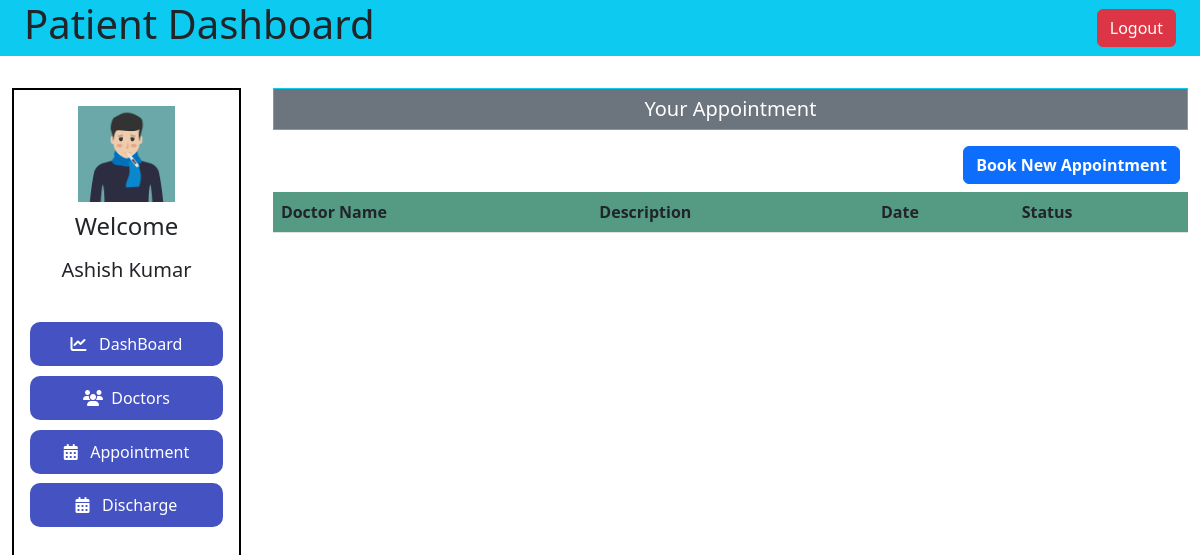
Page /patient-dash-appointment/ (signed in) on the earlier database version.
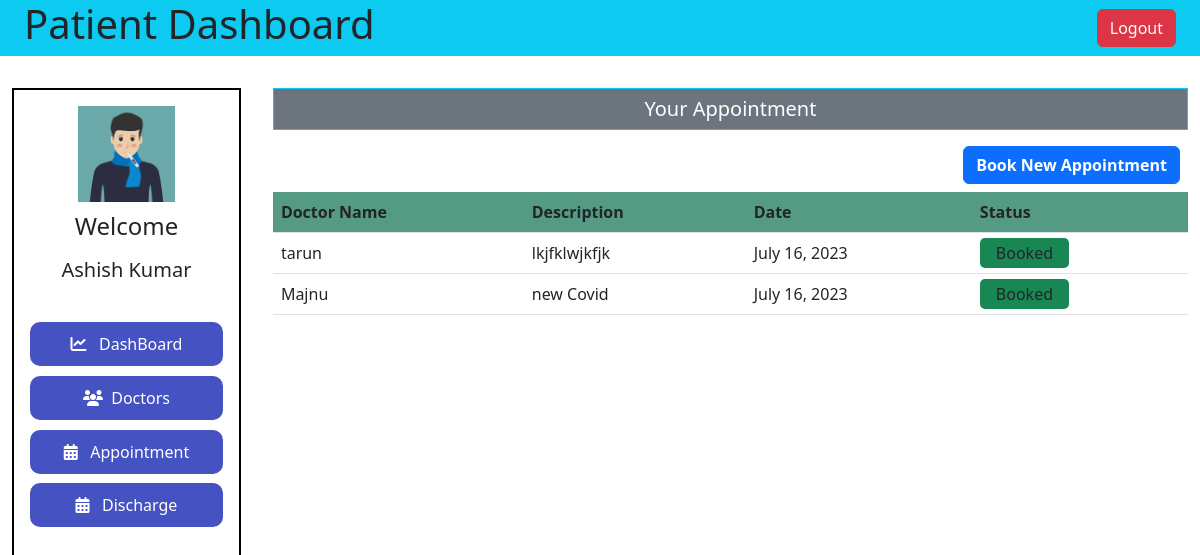
Same page on the later database version.
### hospital/models.py (models this page shows, shortened)
class Appointment(models.Model):
    patientId = models.PositiveIntegerField(null=True)
    doctorId = models.PositiveIntegerField(null=True)
    patientName = models.CharField(max_length=40, null=True)
    doctorName = models.CharField(max_length=40, null=True)
    appointmentDate = models.DateField(auto_now=True)
    description = models.TextField(max_length=500)
    status = models.BooleanField(default=False)

### hospital/views.py (the view)
# urls.py: path('patient-dash-appointment/',ViewPatientDashAppointment,name='patientDashBoardAppointment'),
@login_required(login_url='patientlogin')
@user_passes_test(is_patient)
def ViewPatientDashAppointment(request):
    appointment = Appointment.objects.all().filter(patientId = request.user.id).order_by('-id')
    return render(request,'hospital/patientDashBoardAppointment.html',locals())

### hospital/views.py (called while the page is built)
def is_patient(user):
    return user.groups.filter(name='PATIENT').exists()

### templates/hospital/patientDashBoardAppointment.html (shortened to what this page needs)
{% extends 'hospital/patientDashboard.html' %} {% block patientDashBoard %}
<div>
    <h5 class="text-center p-2 border border-info bg-secondary text-white">Your Appointment</h5>
    <a href="{% url 'patientBookAppointment' %}"><button style="float: right;" class="m-2 btn btn-primary fw-semibold">Book New Appointment</button></a>
    <table class="table">
        <tr>
            <th>Doctor Name</th>
            <th>Description</th>
            <th>Date</th>
            <th>Status</th>
        </tr>
        {% for app in appointment %}
        <tr>
            <td>{{app.doctorName}}</td>
            <td>{{app.description}}</td>
            <td>{{app.appointmentDate}}</td>
            <td>
                {% if app.status %}
                <span class="text-whitw bg-success px-3 py-1 " style="border-radius: 5px;">Booked</span>
                {% else %}
                <span class="text-dark bg-warning px-3 py-1 " style="border-radius: 5px;">Pending</span>
                {% endif %}
            </td>
        </tr>
        {% endfor %}
    </table>
</div>
{% endblock patientDashBoard %}

Differences in the rows shown:
added Appointment: doctorName "tarun", description "lkjfklwjkfjk", appointmentDate "July 16, 2023", status "Booked"
added Appointment: doctorName "Majnu", description "new Covid", appointmentDate "July 16, 2023", status "Booked"
